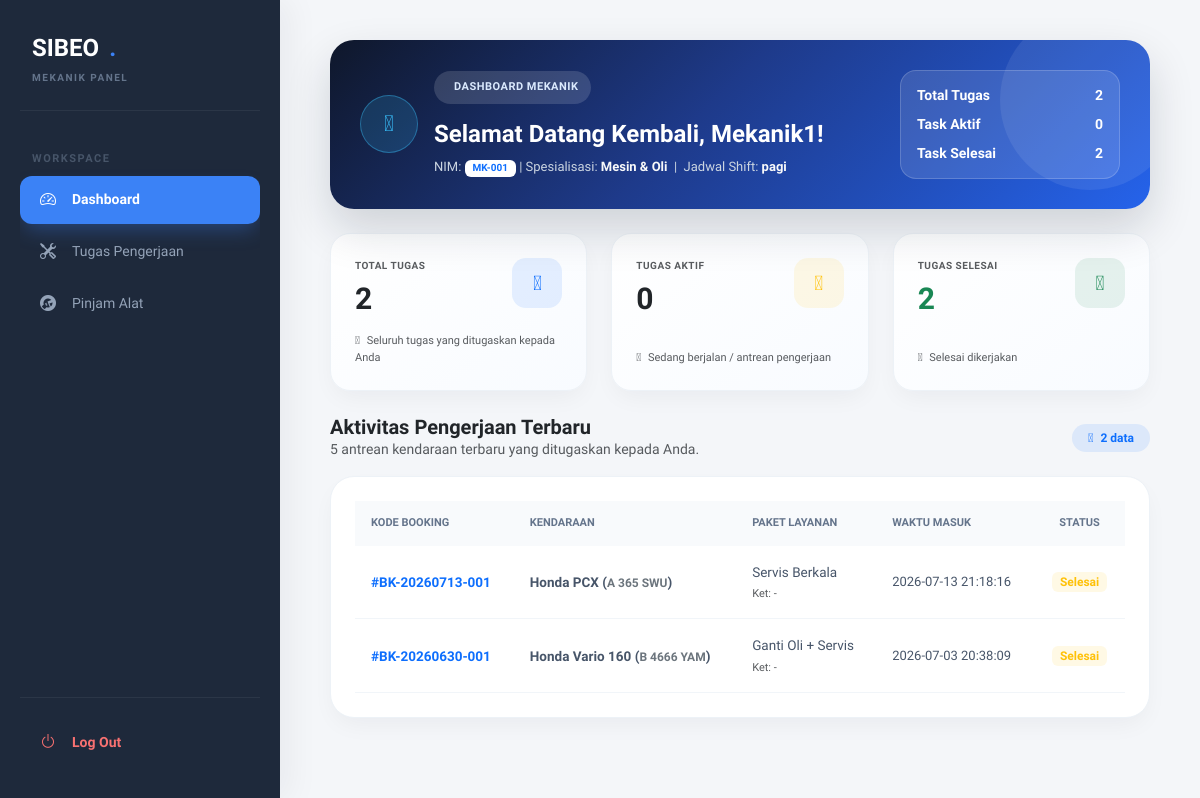
/mekanik/dashboard.php (signed in), run on the app's committed database.
### tables this page shows
CREATE TABLE `tbl_mekanik` (
  `id_mekanik` int(11) NOT NULL,
  `nama` varchar(100) NOT NULL,
  `nim` varchar(20) NOT NULL,
  `spesialisasi` varchar(100) NOT NULL,
  `shift` enum('pagi','siang','malam') NOT NULL,
  `username` varchar(50) NOT NULL,
  `password` varchar(50) NOT NULL
);

CREATE TABLE `tbl_pengerjaan` (
  `id_pengerjaan` int(11) NOT NULL,
  `id_booking` int(11) NOT NULL,
  `id_mekanik` int(11) NOT NULL,
  `catatan_pemeriksaan` text DEFAULT NULL,
  `catatan_pengerjaan` text DEFAULT NULL,
  `status` varchar(30) NOT NULL DEFAULT 'dimulai',
  `waktu_mulai` datetime NOT NULL,
  `waktu_selesai` datetime DEFAULT NULL
);

CREATE TABLE `tbl_booking` (
  `id_booking` int(11) NOT NULL,
  `kode_booking` varchar(20) NOT NULL,
  `id_pelanggan` int(11) NOT NULL,
  `id_kendaraan` int(11) NOT NULL,
  `id_paket` int(11) NOT NULL,
  `id_stall` int(11) DEFAULT NULL,
  `id_mekanik` int(11) DEFAULT NULL,
  `tanggal_servis` date NOT NULL,
  `jam_servis` time NOT NULL,
  `keluhan` text NOT NULL,
  `status` varchar(30) NOT NULL DEFAULT 'menunggu',
  `created_at` timestamp NOT NULL DEFAULT current_timestamp()
);

CREATE TABLE `tbl_kendaraan` (
  `id_kendaraan` int(11) NOT NULL,
  `id_pelanggan` int(11) NOT NULL,
  `nomor_polisi` varchar(12) NOT NULL,
  `merk` varchar(50) NOT NULL,
  `tipe` enum('Motor','Mobil') NOT NULL,
  `tahun_pembuatan` year(4) NOT NULL
);

CREATE TABLE `tbl_paket_layanan` (
  `id_paket` int(11) NOT NULL,
  `nama_paket` varchar(100) NOT NULL,
  `deskripsi` text NOT NULL,
  `harga` decimal(12,2) NOT NULL
);

### mekanik/dashboard.php (the view, shortened to what this page needs)
<?php
include "../config/koneksi.php";
$id_mekanik = $_SESSION['id'];
$query_mekanik = mysqli_query($koneksi, "SELECT id_mekanik, nama, nim, spesialisasi, shift FROM tbl_mekanik WHERE id_mekanik = '$id_mekanik'");
$data_mekanik = mysqli_fetch_assoc($query_mekanik);
$query_proses = mysqli_query($koneksi, "SELECT id_pengerjaan FROM tbl_pengerjaan WHERE id_mekanik = '$id_mekanik' AND status IN ('Pending', 'Proses', 'Sedang Dikerjakan', 'dimulai')");
$tugas_proses = $query_proses ? mysqli_num_rows($query_proses) : 0;
$query_selesai = mysqli_query($koneksi, "SELECT id_pengerjaan FROM tbl_pengerjaan WHERE id_mekanik = '$id_mekanik' AND status = 'Selesai'");
$tugas_selesai = $query_selesai ? mysqli_num_rows($query_selesai) : 0;
$query_total = mysqli_query($koneksi, "SELECT COUNT(*) AS total_tugas FROM tbl_pengerjaan WHERE id_mekanik = '$id_mekanik'");
$data_total = mysqli_fetch_assoc($query_total);
$total_tugas = (int)($data_total['total_tugas'] ?? 0);
?>
<!DOCTYPE html>
<html lang="id">
<head>
    <link href="https://cdn.jsdelivr.net/npm/bootstrap@5.3.0/dist/css/bootstrap.min.css" rel="stylesheet">
    <link href="https://cdnjs.cloudflare.com/ajax/libs/font-awesome/6.4.0/css/all.min.css" rel="stylesheet">
    <link rel="stylesheet" href="https://cdn.jsdelivr.net/npm/bootstrap-icons@1.11.1/font/bootstrap-icons.css">
</head>
<body>
<div class="layout-wrapper">
    <?php include '../includes/sidebar.php'; ?>
    <div class="main-canvas">
        <div class="welcome-banner-premium d-flex flex-column flex-lg-row align-items-lg-center justify-content-between gap-4 mb-4">
            <div class="d-flex align-items-center gap-3">
                <div class="profile-avatar-circle flex-shrink-0 d-none d-sm-flex">
                    <i class="fa-solid fa-user-gear"></i>
                </div>
                <div>
                    <span class="banner-pill"><i class="fa-solid fa-sparkles"></i> Dashboard Mekanik</span>
                    <h4 class="fw-bold m-0 mt-3 text-white">Selamat Datang Kembali, <?= htmlspecialchars($data_mekanik['nama']); ?>!</h4>
                    <p class="small m-0 mt-2" style="color: #cbd5e1; font-size: 13px; line-height: 1.7;">
                        NIM: <span class="badge bg-white bg-opacity-20 text-primary px-2 py-0.5 fw-bold text-uppercase" style="font-size: 10px;"><?= htmlspecialchars($data_mekanik['nim']); ?></span> | <br class="d-block d-sm-none">
                        Spesialisasi: <span class="text-light fw-semibold"><?= htmlspecialchars($data_mekanik['spesialisasi']); ?></span> &nbsp;|&nbsp;
                        Jadwal Shift: <span class="text-light fw-semibold"><?= htmlspecialchars($data_mekanik['shift']); ?></span>
                    </p>
                </div>
            </div>
            <div class="text-white small fw-semibold" style="background: rgba(255,255,255,0.12); border: 1px solid rgba(255,255,255,0.18); border-radius: 16px; padding: 14px 16px; min-width: 220px;">
                <div class="d-flex justify-content-between mb-2"><span>Total Tugas</span><strong><?= $total_tugas; ?></strong></div>
                <div class="d-flex justify-content-between mb-2"><span>Task Aktif</span><strong><?= $tugas_proses; ?></strong></div>
                <div class="d-flex justify-content-between"><span>Task Selesai</span><strong><?= $tugas_selesai; ?></strong></div>
            </div>
        </div>
        <div class="row g-4 mb-4">
            <div class="col-12 col-md-4">
                <a href="pengerjaan.php" class="stat-card-premium">
                    <div class="d-flex justify-content-between align-items-start mb-3">
                        <div>
                            <span class="text-muted d-block fw-semibold text-uppercase" style="font-size: 10px; letter-spacing: 0.5px;">Total Tugas</span>
                            <h2 class="fw-extrabold m-0 mt-2 text-dark" style="font-size: 30px; font-weight: 800;"><?= $total_tugas; ?></h2>
                        </div>
                        <div class="stat-icon-box bg-primary bg-opacity-10 text-primary">
                            <i class="fa-solid fa-list-check"></i>
                        </div>
                    </div>
                    <span class="text-muted d-block" style="font-size: 11px;"><i class="fa-solid fa-arrow-right me-1"></i> Seluruh tugas yang ditugaskan kepada Anda</span>
                </a>
            </div>
            <div class="col-12 col-md-4">
                <a href="pengerjaan.php" class="stat-card-premium">
                    <div class="d-flex justify-content-between align-items-start mb-3">
                        <div>
                            <span class="text-muted d-block fw-semibold text-uppercase" style="font-size: 10px; letter-spacing: 0.5px;">Tugas Aktif</span>
                            <h2 class="fw-extrabold m-0 mt-2 text-dark" style="font-size: 30px; font-weight: 800;"><?= $tugas_proses; ?></h2>
                        </div>
                        <div class="stat-icon-box bg-warning bg-opacity-10 text-warning">
                            <i class="fa-solid fa-spinner"></i>
                        </div>
                    </div>
                    <span class="text-muted d-block" style="font-size: 11px;"><i class="fa-solid fa-arrow-right me-1"></i> Sedang berjalan / antrean pengerjaan</span>
                </a>
            </div>
            <div class="col-12 col-md-4">
                <a href="pengerjaan.php" class="stat-card-premium">
                    <div class="d-flex justify-content-between align-items-start mb-3">
                        <div>
                            <span class="text-muted d-block fw-semibold text-uppercase" style="font-size: 10px; letter-spacing: 0.5px;">Tugas Selesai</span>
                            <h2 class="fw-extrabold m-0 mt-2 text-success" style="font-size: 30px; font-weight: 800;"><?= $tugas_selesai; ?></h2>
                        </div>
                        <div class="stat-icon-box bg-success bg-opacity-10 text-success">
                            <i class="fa-solid fa-circle-check"></i>
                        </div>
                    </div>
                    <span class="text-muted d-block" style="font-size: 11px;"><i class="fa-solid fa-arrow-right me-1"></i> Selesai dikerjakan</span>
                </a>
            </div>
        </div>
        <div class="mb-3 d-flex justify-content-between align-items-center flex-wrap gap-2">
            <div>
                <h5 class="fw-bold text-dark m-0">Aktivitas Pengerjaan Terbaru</h5>
                <p class="text-muted small m-0">5 antrean kendaraan terbaru yang ditugaskan kepada Anda.</p>
            </div>
            <span class="badge bg-primary bg-opacity-10 text-primary px-3 py-2 rounded-pill fw-semibold">
                <i class="fa-solid fa-clipboard-list me-1"></i> <?= $total_tugas; ?> data
            </span>
        </div>
        <div class="table-premium">
            <div class="table-responsive">
                <table class="table table-hover align-middle mb-0">
                    <thead>
                        <tr>
                            <th>KODE BOOKING</th>
                            <th>KENDARAAN</th>
                            <th>PAKET LAYANAN</th>
                            <th>WAKTU MASUK</th>
                            <th class="text-center">STATUS</th>
                        </tr>
                    </thead>
                    <tbody>
                    <?php
                    $query_tabel = mysqli_query($koneksi, "SELECT p.status, p.waktu_mulai, b.kode_booking, b.keluhan, k.merk, k.nomor_polisi, l.nama_paket
                                                           FROM tbl_pengerjaan p
                                                           JOIN tbl_booking b ON p.id_booking = b.id_booking
                                                           JOIN tbl_kendaraan k ON b.id_kendaraan = k.id_kendaraan
                                                           JOIN tbl_paket_layanan l ON b.id_paket = l.id_paket
                                                           WHERE p.id_mekanik = '$id_mekanik'
                                                           ORDER BY p.id_pengerjaan DESC LIMIT 5");
                    if (!$query_tabel || mysqli_num_rows($query_tabel) == 0) {
                        echo "<tr><td colspan='5' class='text-center py-4'><div class='empty-state py-4 px-3 text-muted small'>Belum ada riwayat aktivitas kerja terbaru yang tercatat.</div></td></tr>";
                    } else {
                        while ($r = mysqli_fetch_assoc($query_tabel)) {
                            $status = $r['status'];
                            $badge_class = "bg-warning text-warning";
                            ?>
                            <tr>
                                <td class="fw-bold text-primary">#<?= htmlspecialchars($r['kode_booking']); ?></td>
                                <td class="fw-semibold">
                                    <?= htmlspecialchars($r['merk']); ?>
                                    (<code class="text-secondary fw-bold" style="font-size: 12px;"><?= htmlspecialchars($r['nomor_polisi']); ?></code>)
                                </td>
                                <td>
                                    <span class="fw-medium"><?= htmlspecialchars($r['nama_paket']); ?></span>
                                    <br><small class="text-muted" style="font-size: 11px;">Ket: <?= (!empty($r['keluhan'])) ? htmlspecialchars($r['keluhan']) : '-'; ?></small>
                                </td>
                                <td style="font-size: 13px;"><?= (!empty($r['waktu_mulai']) && $r['waktu_mulai'] != '0000-00-00 00:00:00') ? htmlspecialchars($r['waktu_mulai']) : '-'; ?></td>
                                <td class="text-center">
                                    <span class="badge bg-opacity-10 <?= $badge_class; ?> px-2.5 py-1.5 rounded text-capitalize" style="font-size: 12px; font-weight: 600;"><?= $status; ?></span>
                                </td>
                            </tr>
                            <?php
                        }
                    }
                    ?>
                    </tbody>
                </table>
            </div>
        </div>
    </div>
</div>
</body>
</html>

### mekanik/dashboard.php (style rules this page uses)
:root { --bg-body: #f4f6f9; --sidebar-bg: #1e293b; --sidebar-color: #94a3b8; --sidebar-active: #3b82f6; --text-dark: #0f172a; --card-shadow: 0 10px 25px -5px rgba(0, 0, 0, 0.02); }
* { font-family: 'Plus Jakarta Sans', sans-serif !important; }
body { background-color: var(--bg-body); color: #334155; overflow-x: hidden; }
.layout-wrapper { display: flex; min-height: 100vh; }
.main-canvas { flex-grow: 1; padding: 40px 50px; max-width: calc(100% - 280px); }
.welcome-banner-premium { position: relative; overflow: hidden; border-radius: 24px; color: white; padding: 30px; background: linear-gradient(135deg, #0f172a 0%, #1e3a8a 45%, #2563eb 100%); box-shadow: 0 20px 45px rgba(15, 23, 42, 0.16); }
.welcome-banner-premium::before { content: ''; position: absolute; top: -30px; right: -30px; width: 180px; height: 180px; background: rgba(255,255,255,0.08); border-radius: 50%; }
.profile-avatar-circle { width: 58px; height: 58px; background: rgba(56, 189, 248, 0.16); border: 1.5px solid rgba(56, 189, 248, 0.4); border-radius: 50%; display: flex; align-items: center; justify-content: center; color: #38bdf8; font-size: 22px; }
.banner-pill { display: inline-flex; align-items: center; gap: 8px; padding: 8px 12px; background: rgba(255,255,255,0.14); color: #dbeafe; border-radius: 999px; font-size: 11px; font-weight: 700; text-transform: uppercase; letter-spacing: 0.5px; }
.stat-card-premium { background: linear-gradient(145deg, #ffffff 0%, #f8fbff 100%); border-radius: 20px; border: 1px solid #edf2f7; padding: 24px; height: 100%; box-shadow: 0 10px 25px -5px rgba(15, 23, 42, 0.05); display: flex; flex-direction: column; justify-content: space-between; transition: transform 0.2s ease, box-shadow 0.2s ease; text-decoration: none; }
.stat-icon-box { width: 50px; height: 50px; border-radius: 14px; display: flex; align-items: center; justify-content: center; font-size: 20px; }
.table-premium { background: white; border-radius: 24px; box-shadow: 0 10px 25px -5px rgba(15, 23, 42, 0.05); padding: 24px; border: 1px solid #edf2f7; }
.table-premium thead th { background-color: #f8fafc; color: #64748b; font-size: 11px; font-weight: 700; text-transform: uppercase; padding: 14px 16px; border-bottom: none; }
.table-premium tbody td { padding: 16px 16px; border-bottom: 1px solid #f1f5f9; color: #475569; font-size: 13.5px; }

### data on the page
tbl_mekanik: nama "Mekanik1", nim "MK-001", spesialisasi "Mesin & Oli", shift "pagi"
tbl_pengerjaan: id_booking.kode_booking "BK-20260713-001", tbl_kendaraan.merk "Honda PCX", tbl_kendaraan.nomor_polisi "A 365 SWU", tbl_paket_layanan.nama_paket "Servis Berkala", waktu_mulai "2026-07-13 21:18:16", status "Selesai"
tbl_pengerjaan: id_booking.kode_booking "BK-20260630-001", tbl_kendaraan.merk "Honda Vario 160", tbl_kendaraan.nomor_polisi "B 4666 YAM", tbl_paket_layanan.nama_paket "Ganti Oli + Servis", id_booking.keluhan "-", waktu_mulai "2026-07-03 20:38:09", status "Selesai"

### other printed values
$role "MEKANIK"
$total_tugas "2"
$tugas_proses "0"
$tugas_selesai "2"
